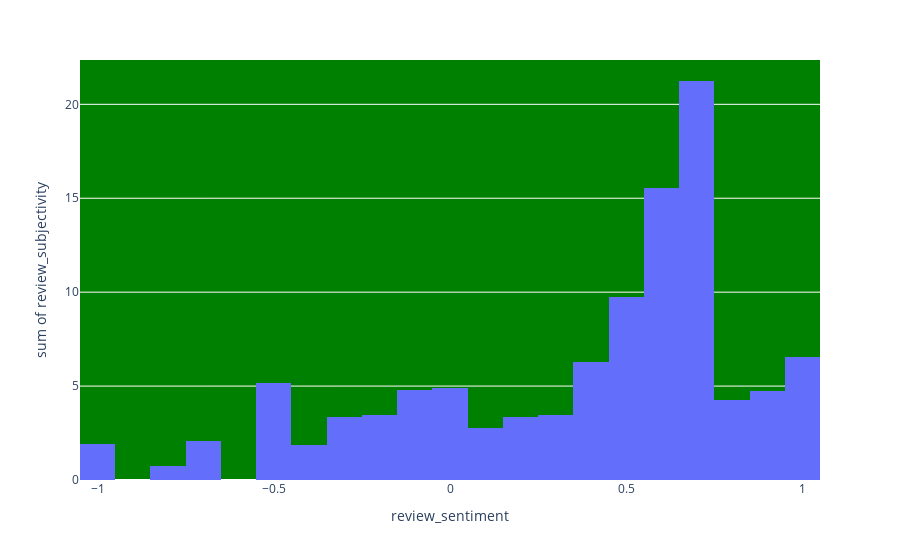

Notebook code for this chart:
### Code cell
background_color = 'Green'
fig = px.histogram(product, x ='review_sentiment',y='review_subjectivity')
fig.update_layout(
        plot_bgcolor=background_color)
fig.show()

### Figure 1 — Plotly figure (JSON) as saved in the notebook; plotly's stock layout.template omitted (floating-point values rounded to 4 significant figures; data arrays with more than 128 entries replaced by an {"elided": "..."} marker saying what was removed)
{"data": [{"alignmentgroup": "True", "bingroup": "x", "histfunc": "sum", "hovertemplate": "review_sentiment=%{x}<br>sum of review_subjectivity=%{y}<extra></extra>", "legendgroup": "", "marker": {"color": "#636efa", "pattern": {"shape": ""}}, "name": "", "offsetgroup": "", "orientation": "v", "showlegend": false, "type": "histogram", "x": {"elided": "227 float values"}, "xaxis": "x", "y": {"elided": "227 float values"}, "yaxis": "y"}], "layout": {"barmode": "relative", "legend": {"tracegroupgap": 0}, "margin": {"t": 60}, "plot_bgcolor": "Green", "xaxis": {"anchor": "y", "domain": [0, 1], "title": {"text": "review_sentiment"}}, "yaxis": {"anchor": "x", "domain": [0, 1], "title": {"text": "sum of review_subjectivity"}}}}
